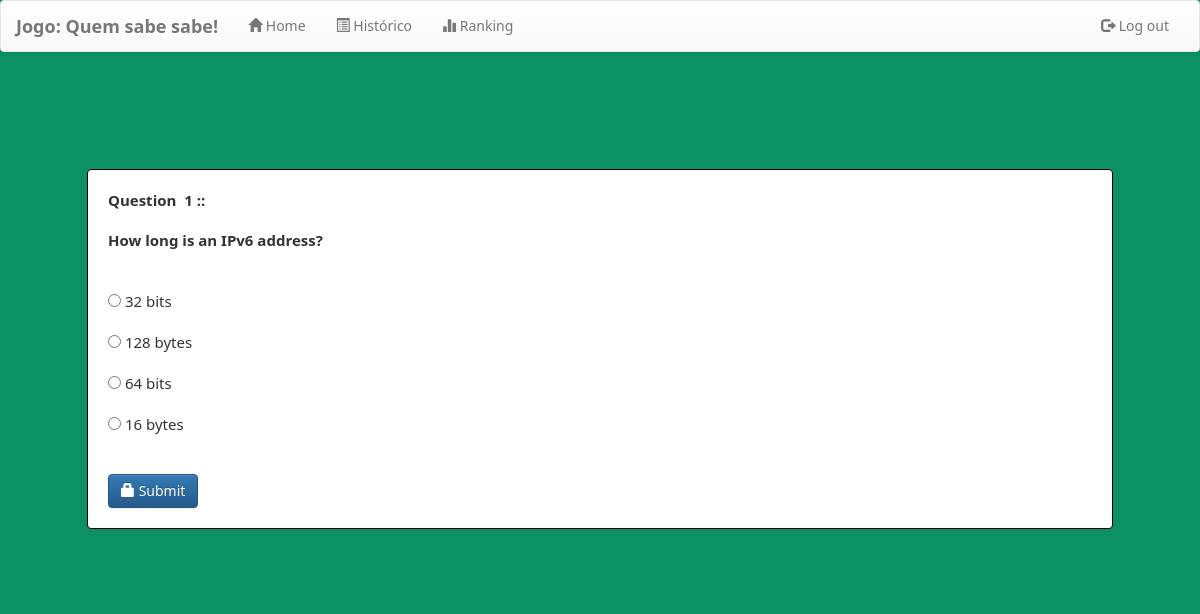
The app's page /welcome.php?q=quiz&step=2&eid=5b141f1e8399e&n=1&t=10 (signed in), older data.
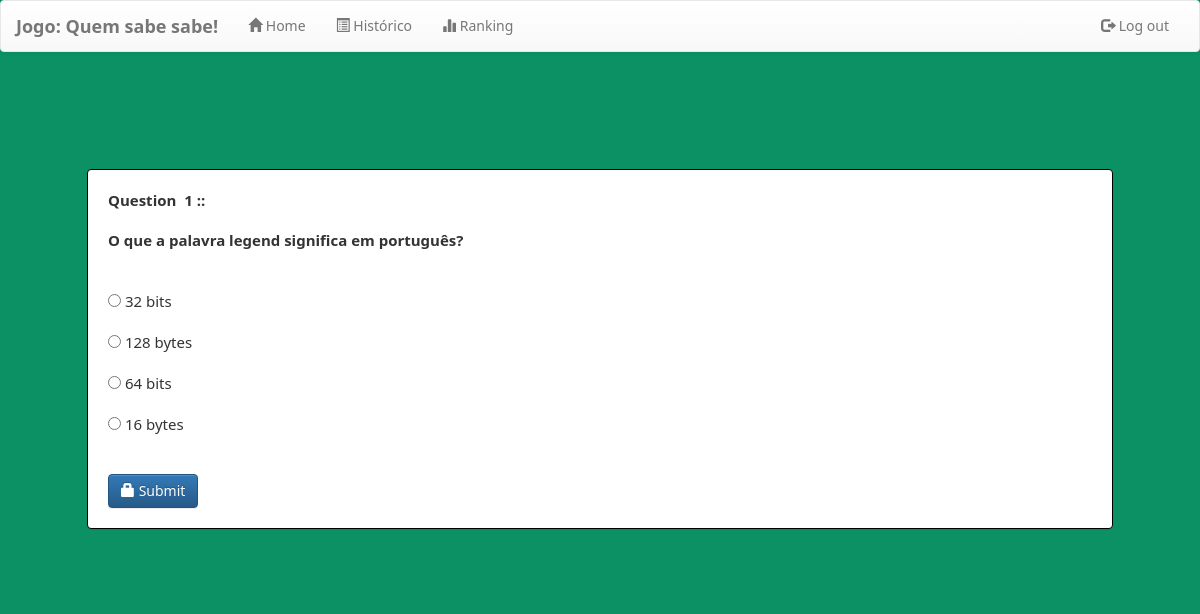
The same page, newer data.
### tables this page shows
CREATE TABLE `questions` (
  `eid` text NOT NULL,
  `qid` text NOT NULL,
  `qns` text NOT NULL,
  `choice` int(10) NOT NULL,
  `sn` int(11) NOT NULL
);

CREATE TABLE `options` (
  `qid` varchar(50) NOT NULL,
  `option` varchar(5000) NOT NULL,
  `optionid` text NOT NULL
);

### welcome.php (the view, shortened to what this page needs)
<?php
    include_once 'database.php';
?>
<!DOCTYPE html>
<html lang="en">
<head>
    <link  rel="stylesheet" href="css/bootstrap.min.css"/>
    <link  rel="stylesheet" href="css/bootstrap-theme.min.css"/>
    <link rel="stylesheet" href="css/welcome.css">
    <link  rel="stylesheet" href="css/font.css">
</head>
<body>
    <nav class="navbar navbar-default title1">
        <div class="container-fluid">
            <div class="navbar-header">
        <a class="navbar-brand" href="#"><b>Jogo: Quem sabe sabe!</b></a>
        </div>
        <div class="collapse navbar-collapse" id="bs-example-navbar-collapse-1">
        <ul class="nav navbar-nav navbar-left">
            <li <?php if(@$_GET['q']==1) echo'class="active"'; ?> ><a href="welcome.php?q=1"><span class="glyphicon glyphicon-home" aria-hidden="true"></span>&nbsp;Home<span class="sr-only">(current)</span></a></li>
            <li <?php if(@$_GET['q']==2) echo'class="active"'; ?>> <a href="welcome.php?q=2"><span class="glyphicon glyphicon-list-alt" aria-hidden="true"></span>&nbsp;Histórico</a></li>
            <li <?php if(@$_GET['q']==3) echo'class="active"'; ?>> <a href="welcome.php?q=3"><span class="glyphicon glyphicon-stats" aria-hidden="true"></span>&nbsp;Ranking</a></li>
        </ul>
        <ul class="nav navbar-nav navbar-right">
        <li <?php echo''; ?> > <a href="logout.php?q=welcome.php"><span class="glyphicon glyphicon-log-out" aria-hidden="true"></span>&nbsp;Log out</a></li>
        </ul>
        </div>
    </div>
    </nav>
    <br><br>
    <div class="container">
        <div class="row">
            <div class="col-md-12">
                <?php
                    if(@$_GET['q']== 'quiz' && @$_GET['step']== 2)
                    {
                        $eid=@$_GET['eid'];
                        $sn=@$_GET['n'];
                        $total=@$_GET['t'];
                        $q=mysqli_query($con,"SELECT * FROM questions WHERE eid='$eid' AND sn='$sn' " );
                        echo '<div class="panel" style="margin:5%">';
                        while($row=mysqli_fetch_array($q) )
                        {
                            $qns=$row['qns'];
                            $qid=$row['qid'];
                            echo '<b>Question &nbsp;'.$sn.'&nbsp;::<br /><br />'.$qns.'</b><br /><br />';
                        }
                        $q=mysqli_query($con,"SELECT * FROM options WHERE qid='$qid' " );
                        echo '<form action="update.php?q=quiz&step=2&eid='.$eid.'&n='.$sn.'&t='.$total.'&qid='.$qid.'" method="POST"  class="form-horizontal">
                        <br />';
                        while($row=mysqli_fetch_array($q) )
                        {
                            $option=$row['option'];
                            $optionid=$row['optionid'];
                            echo'<input type="radio" name="ans" value="'.$optionid.'">&nbsp;'.$option.'<br /><br />';
                        }
                        echo'<br /><button type="submit" class="btn btn-primary"><span class="glyphicon glyphicon-lock" aria-hidden="true"></span>&nbsp;Submit</button></form></div>';
                    }
                ?>
</body>
</html>

Row changes from the older to the newer data that the page shows:
changed questions: qns "How long is an IPv6 address?" → "O que a palavra legend significa em português?"
